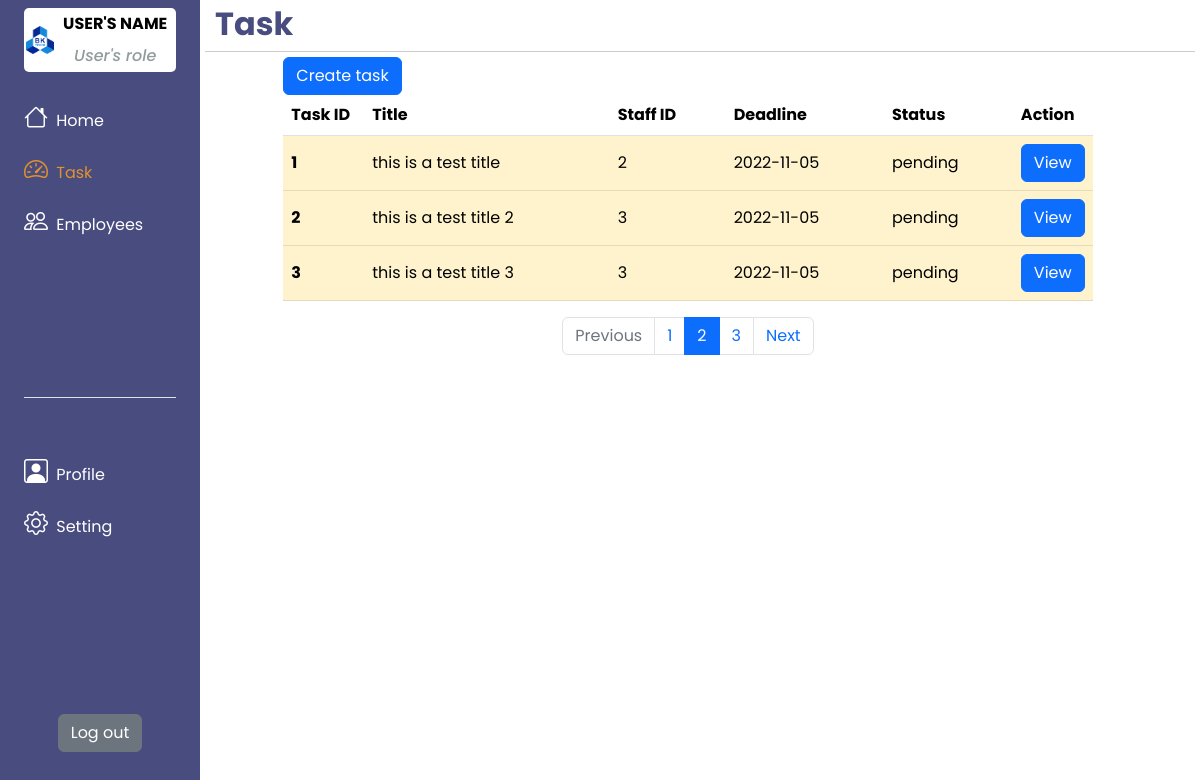
Page /pages/task.php on the committed database.
### tables this page shows
create table task(
	id int auto_increment,
    title varchar(50),
    description varchar(100),
    staff_id int,
    start_date date,
    deadline date,
    status varchar(10),
    dep varchar(5),
    primary key (id),
    foreign key (staff_id) references user(id)
);

### utils/task/getTask.php (called while the page is built, shortened)
<?php
include "./../utils/dbConnect.php";
function getAllTask()
{
    global $conn;
    $query = " SELECT * FROM task";
    $result = mysqli_query($conn, $query);
    $tasks = [];
    while ($row = mysqli_fetch_assoc($result)) {
        array_push($tasks, $row);
    }
    return $tasks;
}
function getTaskRowColor($status)
{
    if ($status == 'pending') return 'warning';
    else if ($status == 'overdue') return 'danger';
    else if ($status == 'finished') return 'success';
}

### pages/task.php (the view, shortened to what this page needs)
<?php
include "./../utils/task/getTask.php";
?>
<!DOCTYPE html>
<html lang="en">
<head>
    <link href="https://cdn.jsdelivr.net/npm/bootstrap@5.2.2/dist/css/bootstrap.min.css" rel="stylesheet" />
    <link rel="stylesheet" href="https://cdn.jsdelivr.net/npm/bootstrap-icons@1.9.1/font/bootstrap-icons.css">
</head>
<body>
    <div class="container-fluid">
        <div class="row flex-nowrap">
            <?php
            include "../components/main/sidebar.php";
            ?>
            <div class="col-auto col-10 p-0">
                <div class="page-title">
                    <h2>Task</h2>
                </div>
                <div class="page-content">
                    <div class="row justify-content-center w-100">
                        <div id="task-button" class="col-10 col-auto">
                            <div class="d-grid gap-2 d-md-flex justify-content-md-start">
                                <button type="button" class="btn btn-primary" data-bs-toggle="modal" data-bs-target="#createTaskModal">
                                    Create task
                                </button>
                            </div>
                        </div>
                        <div id="task-list" class="col-10 col-auto">
                            <table class="table">
                                <thead>
                                    <tr>
                                        <th scope="col">Task ID</th>
                                        <th scope="col">Title</th>
                                        <th scope="col">Staff ID</th>
                                        <th scope="col">Deadline</th>
                                        <th scope="col">Status</th>
                                        <th scope="col">Action</th>
                                    </tr>
                                </thead>
                                <tbody>
                                    <?php
                                    $tasks = getAllTask();
                                    foreach ($tasks as $task) {
                                        $row_color = getTaskRowColor($task['status']);
                                        echo "
                                        <tr class='table-{$row_color}'>
                                        <th scope='row' class='task-id'>{$task['id']}</th>
                                        <td>{$task['title']}</td>
                                        <td>{$task['staff_id']}</td>
                                        <td>{$task['deadline']}</td>
                                        <td>{$task['status']}</td>
                                        <td class='view-task'>
                                            <button type='button' class='btn btn-primary' data-bs-toggle='modal' data-bs-target='#viewTaskModal'>
                                                View
                                            </button>
                                                            <h1 class='modal-title fs-5' id='viewTaskModalLabel'>
                                                                {$task['title']}</h1>
                                                            <div>Task ID : <span> {$task['id']} </span></div>
                                                                {$task['description']}
                                                            <div>Employee : <span> {$task['staff_id']} </span></div>
                                                            <div>Start Date : <span> {$task['start_date']} </span></div>
                                                            <div>Due Date : <span> {$task['deadline']} </span></div>
                                        </td>
                                        ";
                                    }
                                    ?>
                                </tbody>
                            </table>
                        </div>
                        <div id="pagination-bar" class="col-10 col-auto">
                            <nav aria-label="...">
                                <ul class="pagination justify-content-center">
                                    <li class="page-item disabled">
                                        <span class="page-link">Previous</span>
                                    </li>
                                    <li class="page-item"><a class="page-link" href="#">1</a></li>
                                    <li class="page-item active">
                                        <span class="page-link">
                                            2
                                        </span>
                                    </li>
                                    <li class="page-item"><a class="page-link" href="#">3</a></li>
                                    <li class="page-item">
                                        <a class="page-link" href="#">Next</a>
                                    </li>
                                </ul>
                            </nav>
                        </div>
                    </div>
                </div>
            </div>
        </div>
    </div>
</body>

### rows in the picture
task: id "1", title "this is a test title", staff "2", deadline "2022-11-05", status "pending"
task: id "2", title "this is a test title 2", staff "3", deadline "2022-11-05", status "pending"
task: id "3", title "this is a test title 3", staff "3", deadline "2022-11-05", status "pending"
